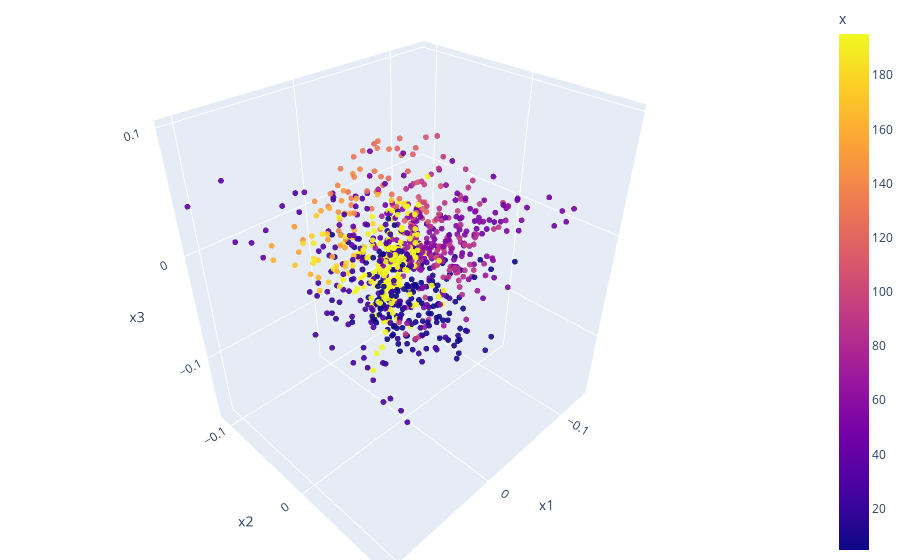

The code cell stored with this chart in its notebook:
### Markdown cell above
### Classical

### Code cell
lle_embedding = locally_linear_embedding(parsedData, n_neighbors = 20, n_components=3)

lle_embedding = lle_embedding[0][:,0:3]

df = pd.DataFrame(lle_embedding, columns=['x1', 'x2', 'x3'])
df["x"] = data.x
df["lap"] = data.lap

fig = px.scatter_3d(df, x='x1', y='x2', z='x3', color='x', opacity=0.9, title="PCA")

fig.update_traces(marker_size=2)

# tight layout
fig.update_layout(margin=dict(l=0, r=0, b=0, t=0))
fig.show()

### Figure 1 — Plotly figure (JSON) as saved in the notebook; plotly's stock layout.template omitted (floating-point values rounded to 4 significant figures; data arrays with more than 128 entries replaced by an {"elided": "..."} marker saying what was removed)
{"data": [{"hovertemplate": "x1=%{x}<br>x2=%{y}<br>x3=%{z}<br>x=%{marker.color}<extra></extra>", "legendgroup": "", "marker": {"color": {"elided": "865 float values"}, "coloraxis": "coloraxis", "opacity": 0.9, "size": 2, "symbol": "circle"}, "mode": "markers", "name": "", "scene": "scene", "showlegend": false, "type": "scatter3d", "x": {"elided": "865 float values"}, "y": {"elided": "865 float values"}, "z": {"elided": "865 float values"}}], "layout": {"coloraxis": {"colorbar": {"title": {"text": "x"}}, "colorscale": [[0, "#0d0887"], [0.1111, "#46039f"], [0.2222, "#7201a8"], [0.3333, "#9c179e"], [0.4444, "#bd3786"], [0.5556, "#d8576b"], [0.6667, "#ed7953"], [0.7778, "#fb9f3a"], [0.8889, "#fdca26"], [1, "#f0f921"]]}, "legend": {"tracegroupgap": 0}, "margin": {"b": 0, "l": 0, "r": 0, "t": 0}, "scene": {"domain": {"x": [0, 1], "y": [0, 1]}, "xaxis": {"title": {"text": "x1"}}, "yaxis": {"title": {"text": "x2"}}, "zaxis": {"title": {"text": "x3"}}}, "title": {"text": "PCA"}}}
